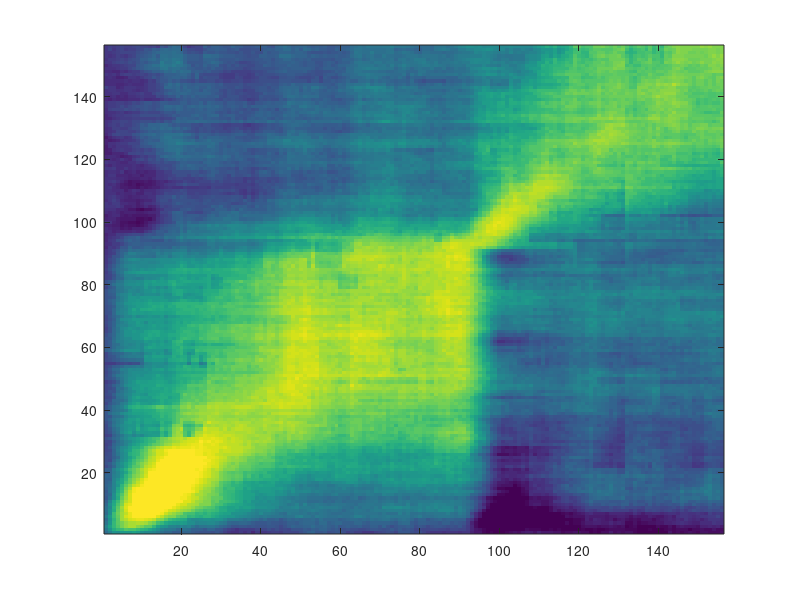

Write the MATLAB code that produced this figure. (Note: this script raises an error after producing the figure.)
% add main folder and subfolders to the Matlab path 
% select panel to plot 'fig_3a', 'fig_3b' or 'fig_3c'
select_panel = 'fig_3b';
switch select_panel
    case 'fig_3a';
        area = 'vlPFC';
        task = 'spatial cue';
        area_acc  = load('fig_3a.mat');
    case 'fig_3b'
        area = 'vlPFC';
        task = 'color cue';
        area_acc  = load('fig_3b.mat');
    case 'fig_3c'
        area = 'FEF';
        task = 'spatial cue';
        area_acc  = load('fig_3c.mat');
end

acc      = area_acc.all_accuracies;
diag_acc = area_acc.diag_accuracies;

nTimes = size(acc,1);
pvals  = nan(nTimes,nTimes);
for tr=1:nTimes
    for ts=1:nTimes
        pvals(ts,tr) = (sum(diag_acc(tr,tr,:)<mean(acc(ts,tr,:)))+1)/(size(diag_acc,3)+1);
    end
end

% restrict data in the late delay period
acc(132:147, :, :) = [];
acc(:, 132:147, :) = [];
pvals(132:147, :)  = [];
pvals(:, 132:147)  = [];

figure('color',[1 1 1]);
clims = [25 90];
imagesc(mean(acc,3), clims);
set(gca,'YDir','normal');
% requires function customcolormap: https://www.mathworks.com/matlabcentral/fileexchange/69470-custom-colormap
mycolormap = customcolormap(linspace(0,1,9), {'#cd002b','#f66e44','#ffd97f','#def4f9','#abd9e9','#73add2','#4873b5','#363ba8','#313691'});
colormap(mycolormap);
% otherwise use Matlab's colormap
% colormap('jet');

c = colorbar;
c.Label.String = 'Decoding accuracy (% correct)';
    
ylims = get(gca,'ylim');

% contour
sign = pvals<0.01;
sign = imgaussfilt(double(sign),3);
hold on,
contour(1:size(acc,1),1:size(acc,2),sign,1,'Linewidth',2,'LineColor',[0.16 0.24 0.24],'LineStyle','--');

% plot the delay period onset
hold on;
plot([86 86], [0 size(pvals,1)], '--w', 'LineWidth', 2);
plot([0 size(pvals,1)], [86 86], '--w', 'LineWidth', 2);
rectangle('Position',[131 0 2 ylims(2)],'EdgeColor','w','FaceColor','w'), hold on,
rectangle('Position',[0 131 ylims(2) 2],'EdgeColor','w','FaceColor','w')
    
xlabel('Train time (s)')
ylabel('Test time (s)')

ax = gca;
set(ax, 'xtick', [26:30:131,132:20:156]);
set(ax, 'xticklabels', [0.3:0.3:1.3+0.1,-0.3:0.2:0+0.1]);
set(ax, 'ytick', [26:30:131,132:20:156]);
set(ax, 'yticklabels', [0.3:0.3:1.3+0.1,-0.3:0.2:0+0.1]);
    
title([area,', ' task, ', n=', num2str(area_acc.num_neur)], 'interpreter', 'none');